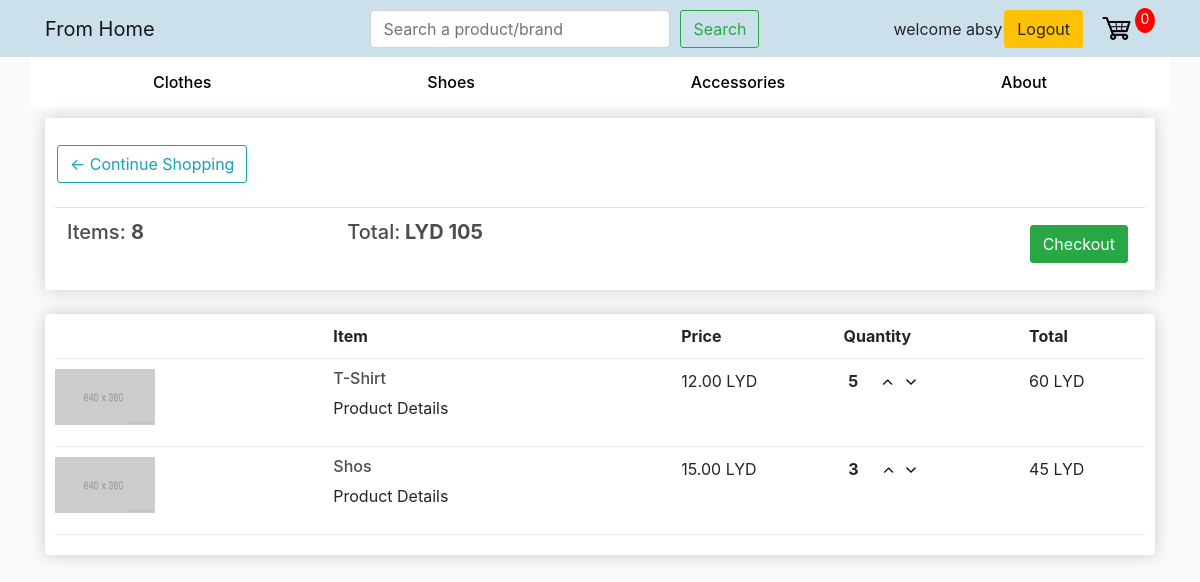
The app's page /cart/ (signed in) with its own data.
### store/models.py (models this page shows, shortened)
class Order(models.Model):
    date_ordered = models.DateTimeField(auto_now_add=True)
    complete = models.BooleanField(default=False)
    transaction_id = models.CharField(max_length=100, null=True)
    customer = models.ForeignKey(Customer, on_delete=models.SET_NULL, null=True, blank=True)
    def get_total_cart(self):
        orderitems = self.orderitem_set.all()
        total = sum([item.get_total() for item in orderitems])
        return total
    def get_total_item(self):
        orderitems = self.orderitem_set.all()
        total = sum([item.quantity for item in orderitems])
        return total

class OrderItem(models.Model):
    quantity = models.IntegerField(default=0, null=True, blank=True)
    date_added = models.DateTimeField(auto_now_add=True)
    product = models.ForeignKey(Product, on_delete=models.SET_NULL, null=True)
    order = models.ForeignKey(Order, on_delete=models.SET_NULL, null=True)
    def get_total(self):
        total = self.product.price * self.quantity
        return int(total)

class Product(models.Model):
    title = models.CharField(max_length=200, null=True)
    details = models.TextField(null=True)
    price = models.DecimalField(max_digits=8, decimal_places=2, null=True)
    color = models.CharField(max_length=200, null=True)
    season = models.CharField(max_length=200, null=True)
    gender = models.CharField(max_length=200, null=True)
    brand = models.CharField(max_length=200, null=True)
    size = models.CharField(max_length=200, null=True)
    featured = models.BooleanField(default=False)

### store/views.py (the view)
# urls.py: path('cart/', views.cart, name="cart"),
def cart(request):
    if request.user.is_authenticated:
        customer = request.user.customer
        order, created = Order.objects.get_or_create(customer=customer, complete=False)
        items = order.orderitem_set.all()
    else:
        return redirect('login')
    context = {'items':items , 'order':order}
    return render(request, 'store/cart.html', context)

### store/templates/store/cart.html
{% extends 'store/base.html' %}
{% load static %}
{% block content %}
<div class="row">
    <div class="col-lg-12">
        <div class="box-element">
            <a  class="btn btn-outline-info" href="{% url 'listview' %}" style="margin-top: 1.5%;">&#x2190; Continue Shopping</a>
                    <br>
                    <br>
                <table class="table">
                    <tr>
                        <th><h5>Items: <strong>{{order.get_total_item}}</strong></h5></th>
                        <th><h5>Total:<strong> LYD {{order.get_total_cart}}</strong></h5></th>
                        <th>
                            <a  style="float:right; margin:5px;" class="btn btn-success" href="{% url 'checkout' %}">Checkout</a>
                        </th>
                    </tr>
                </table>
        </div>
        <br>
        <div class="box-element">
            <div class="cart-row">
                <div style="flex:1.2"></div>
                <div style="flex:1.5"><strong>Item</strong></div>
                <div style="flex:0.7"><strong>Price</strong></div>
                <div style="flex:0.8"><strong>Quantity</strong></div>
                <div style="flex:0.5"><strong>Total</strong></div>
            </div>
            {% for item in items %}
            <div class="cart-row">
                <div style="flex:1.2"><img class="row-image" src="{% static 'images/placeholder.png' %}"></div>
                <div style="flex:1.5">
                    <h6>{{item.product.title}}</h6>
                    <p>Product Details</p>
                    </div>
                <div style="flex:0.7"><p>{{item.product.price}}  LYD</p></div>
                <div style="flex:0.8">
                    <p class="quantity">{{item.quantity}}</p>
                    <div class="quantity">
                        <img class="chg-quantity" src="{% static  'images/up.png' %}">
                        <img class="chg-quantity" src="{% static  'images/down.png' %}">
                    </div>
                </div>
                <div style="flex:0.5"><p>{{item.get_total}}  LYD</p></div>
            </div>
            {% endfor %}
        </div>
    </div>
</div>
{% endblock %}

### store/templates/store/base.html (shortened to what this page needs)
<!DOCTYPE html>
{% load static %}
<html>
    <head>
        <link rel="stylesheet" href="https://stackpath.bootstrapcdn.com/bootstrap/4.5.0/css/bootstrap.min.css">
        <link rel="stylesheet" type="text/css" href="{% static 'css/base.css' %}">
    </head>
    <body>
        <nav class="navbar sticky-top navbar-expand-sm navbar-light" style="background-color: #cce0ec;">
            <div class="container">
                <a class="navbar-brand" href="{% url 'Store Home' %}">From Home </a>
                <div style="margin-left: 18%;">
                    <form class="form-inline my-2 my-lg-0">
                    <input class="form-control mr-sm-2" type="search" placeholder="Search a product/brand" aria-label="Search" id="navBarSearchForm">
                    <button class="btn btn-outline-success my-2 my-sm-0" type="submit">Search</button>
                    </form>
                </div>
                <div class="collapse navbar-collapse" id="navbarSupportedContent">
                    {% if user.is_authenticated %}
                    welcome {{ user.username }}
                    <div class="form-inline my-2 my-lg-0">
                        <a href="{% url 'logout' %}"class="btn btn-warning">Logout</a>
                        <a href="{% url 'cart' %}">
                        <img  id="cart-icon" src="{% static 'images/cart.png' %}">
                        </a>
                        <p id="cart-total">0</p>
                    </div>
                    {% else %}
                    <div class="form-inline my-2 my-lg-0">
                        <a href="{% url 'signup' %}"class="btn btn-warning" id='signup'>Sign-Up</a>
                        <a href="{% url 'login' %}"class="btn btn-warning">Login</a>
                    </div>
                    {%endif%}
                </div>
            </div>
        </nav>
        <div class="container" style="background-color: #ffffff;">
            <div class="d-flex justify-content-around" >
                 <div class="p-2 bd-highlight">
                     <a class="nav-link mb-0 h6" style="color: #000000;" href="{% url 'listview' %}">Clothes<span class="sr-only">(current)</span></a>
                 </div>
                <div class="p-2 bd-highlight">
                     <a class="nav-link mb-0 h6" style="color: #000000;" href="#">Shoes<span class="sr-only">(current)</span></a>
                </div>
                <div class="p-2 bd-highlight">
                    <a class="nav-link mb-0 h6" style="color: #000000;" href="#">Accessories<span class="sr-only">(current)</span></a>
                </div>
                <div class="p-2 bd-highlight">
                    <a class="nav-link mb-0 h6" style="color: #000000;" href="#">About<span class="sr-only">(current)</span></a>
                </div>
            </div>
        </div>
        <div class="container">
            {% block content %}
            {% endblock content %}
        </div>
    </body>
</html>

### static/css/base.css (style rules this page uses)
body { background-color: hsl(0, 0%, 98%); }
h1,h2,h3,h4,h5,h6 { color:hsl(0, 0%, 30%); }
.box-element { box-shadow:hsl(0, 0%, 80%) 0 0 16px; background-color: #fff; border-radius: 4px; padding: 10px; }
#cart-icon { width:35px; display: inline-block; margin-left: 15px; }
#cart-total { display: block; text-align: center; color:#fff; background-color: red; width: 20px; height: 25px; border-radius: 50%; font-size: 14px; }
.col-lg-4, .col-lg-6, .col-lg-8, .col-lg-12 { margin-top: 10px; }
.btn { border-radius: 3px; margin-left: 2px; margin-right: 2px; }
.row-image { width: 100px; }
.cart-row { display: flex; align-items: flex-stretch; padding-bottom: 10px; margin-bottom: 10px; border-bottom: 1px solid #ececec; }
.table { margin-bottom: 0px; }
.quantity { display: inline-block; font-weight: 700; padding-right:10px; margin-top: 0px; margin-left: 2.5%; }
.chg-quantity { width: 20px; cursor: pointer; margin-top: 0px; transition:.1s; }
#navBarSearchForm { width:300px !important }

### records on screen
Order: get_total_item "8", get_total_cart "105"
OrderItem: product "T-Shirt", product.price "12.00", quantity "5", get_total "60"
OrderItem: product "Shos", product.price "15.00", quantity "3", get_total "45"

### other values on screen
{{ user.username }} "absy"
